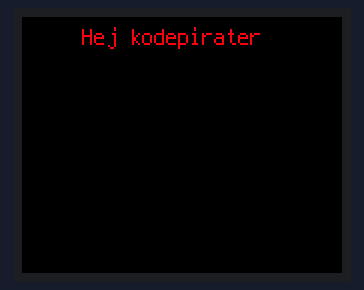
Bench run of a program on a simulated CircuitPython board. Shown: 160×128 colour display. Random numbers come from a fixed seed.

Above: at 0.45 s.
At 5.27 s:
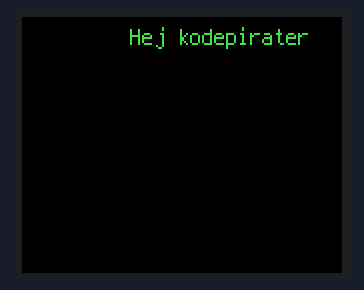
At 10.09 s:
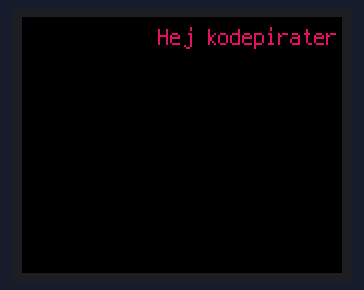
At 20.04 s:
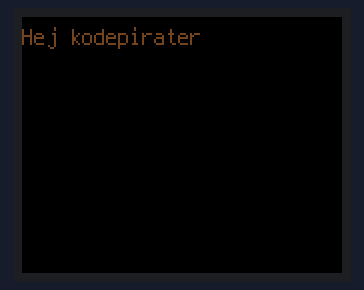
At 30.29 s:
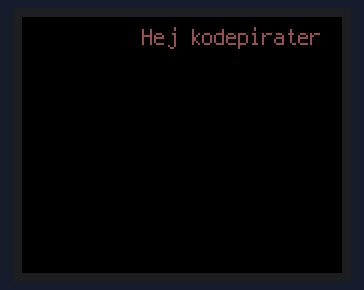
At 39.64 s:
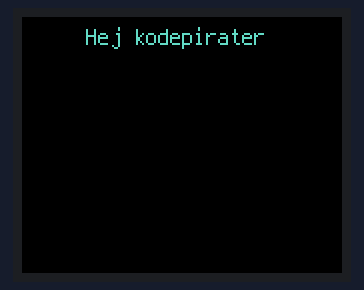

The program:

code.py
```python
import board
import displayio
import terminalio
import time
import random
from adafruit_display_text import label


SCREEN_WIDTH = 160
SCREEN_HEIGHT = 128
FPS = 60

splash = displayio.Group()
board.DISPLAY.show(splash)

text = "Hej kodepirater"
font = terminalio.FONT
color = 0x0000FF

# Skift farve
color = 0xFF0010

text_area = label.Label(font, text=text, color=color)

# Flyt position
text_area.x = 10
text_area.y = 10

splash.append(text_area)

inc = 1

while True:
    text_area.x = text_area.x + inc

    r = random.randint(0, 255)
    g = random.randint(0, 255)
    b = random.randint(0, 255)

    if text_area.x > SCREEN_WIDTH - 88:
        inc = -1
        text_area.color = (r,g,b)

    elif text_area.x < 0:
        inc = 1
        text_area.color = (r,g,b)

    time.sleep(0.015)
```
